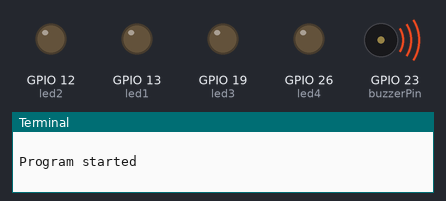
Bench run of a program on a simulated Raspberry Pi (BCM pin numbers). On the bench: output pins drawn as LEDs (lit = HIGH), buzzer (waves = sounding, pin HIGH), the last lines printed to the terminal. At 2.2 s the program stops and its outputs stay as they are.

Above: at 0.1 s.
At 0.5 s:
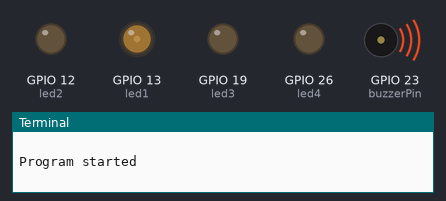
At 1.1 s:
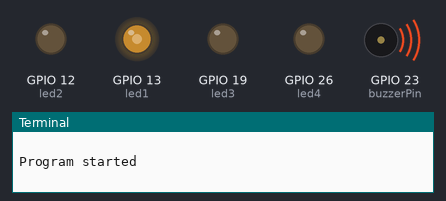
At 2.3 s:
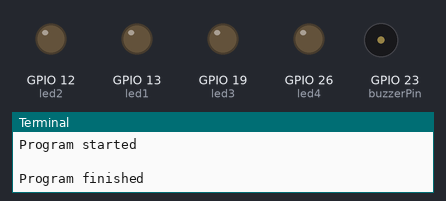
Timing chart, 0 to 3.7 s (numbered marks = the images above):
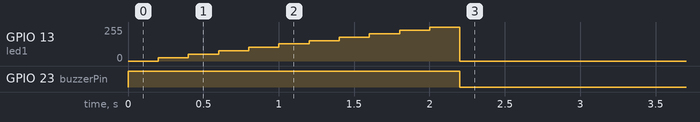

Measured:
- by itself, GPIO 13 (led1): rises from 0/255 to 255/255 in 1.8 s, then falls to 0/255 in 0.20 s
- by itself, GPIO 23 (buzzerPin): LOW → HIGH at 0.00 s, → LOW 2.2 s later

The program:

pwm.py
```python
#!/usr/bin/env python3

from config import *
import RPi.GPIO as GPIO
import time

def pwmTest():
    diode1 = GPIO.PWM(led1, 50)

    dutyCycle = 0
    diode1.start(dutyCycle)
    while dutyCycle < 100:
        time.sleep(0.2)
        dutyCycle += 10
        diode1.ChangeDutyCycle(dutyCycle)
    time.sleep(0.2)

    diode1.stop()
    GPIO.cleanup()


if __name__ == "__main__":
    print("\nProgram started")
    pwmTest()
    print("\nProgram finished")
```

config.py
```python
#!/usr/bin/env python3
# pylint: disable=no-member

import RPi.GPIO as GPIO

# pin numbers in BCM
GPIO.setmode(GPIO.BCM)
GPIO.setwarnings(False)

led1 = 13
led2 = 12
led3 = 19
led4 = 26
GPIO.setup(led1, GPIO.OUT)
GPIO.setup(led2, GPIO.OUT)
GPIO.setup(led3, GPIO.OUT)
GPIO.setup(led4, GPIO.OUT)

buttonRed = 5
buttonGreen = 6
encoderLeft = 17
encoderRight = 27
GPIO.setup(buttonRed, GPIO.IN, pull_up_down=GPIO.PUD_UP)
GPIO.setup(buttonGreen, GPIO.IN, pull_up_down=GPIO.PUD_UP)
GPIO.setup(encoderLeft, GPIO.IN, pull_up_down=GPIO.PUD_UP)
GPIO.setup(encoderRight, GPIO.IN, pull_up_down=GPIO.PUD_UP)

buzzerPin = 23
GPIO.setup(buzzerPin, GPIO.OUT)
GPIO.output(buzzerPin, 1)

ws2812pin = 8


def configInfo():
    print('This is only configuration file.\n')


if __name__ == "__main__":
    configInfo()
```
